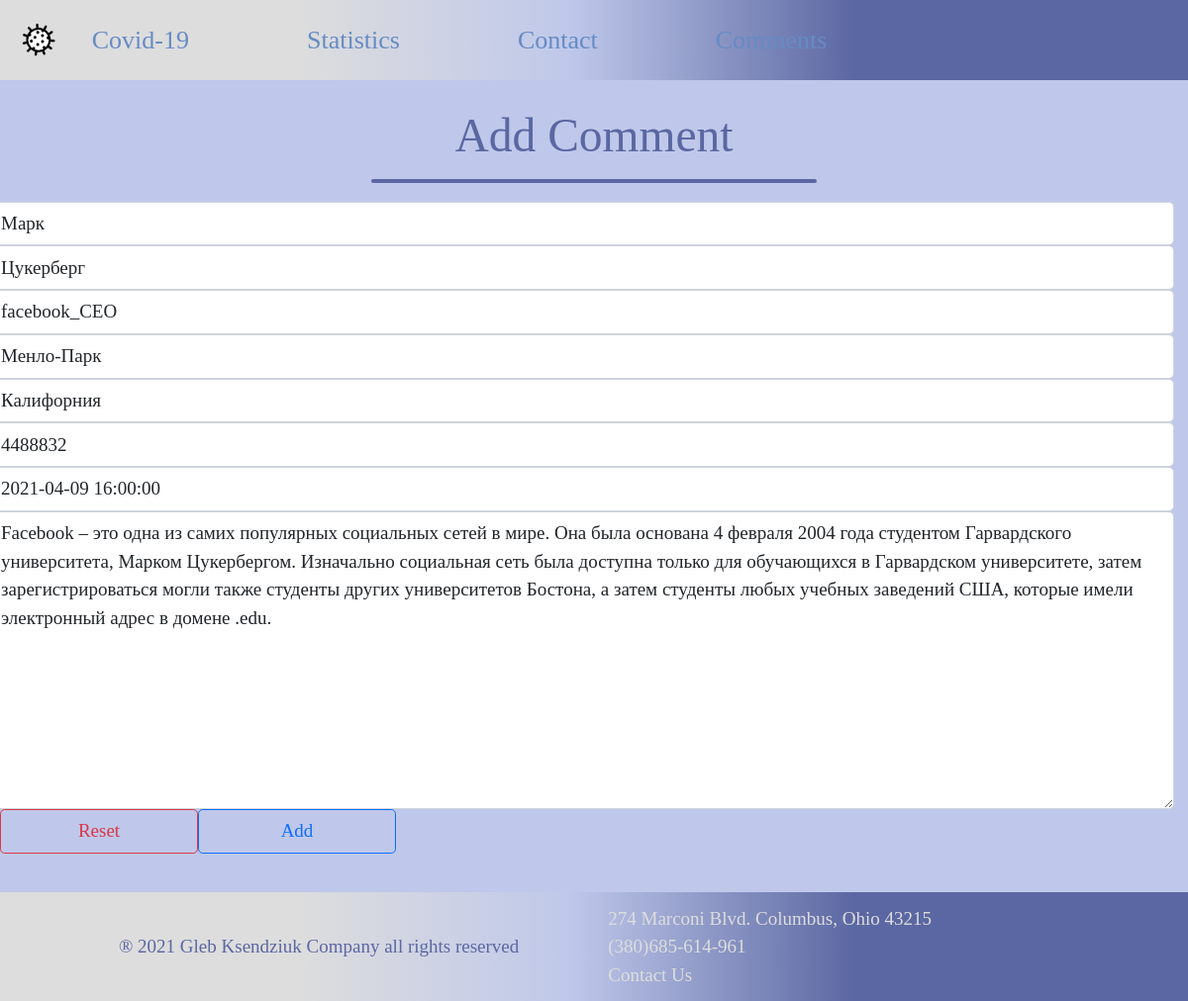
Page /comments/3/update on the committed database.
### covid/models.py (models this page shows, shortened)
class Article(models.Model):
    first_name = models.CharField('Имя', max_length=50)
    last_name = models.CharField('Фамилия', max_length=70)
    username = models.CharField('Псевдоним', max_length=50)
    city = models.CharField('Город', max_length=70)
    state = models.CharField('Штат', max_length=50)
    zip = models.CharField('Zip-code', max_length=50)
    comment = models.TextField('Комментарий')
    date = models.DateTimeField('Дата комментария')
    class Meta:
        verbose_name = 'Комментарий'
        verbose_name_plural = 'Комментарии'

### covid/views.py (the view)
# urls.py: path('comments/<int:pk>/update',views.CommentsUpdateView.as_view(),name='commencts_update'),
class CommentsUpdateView(UpdateView):
    model = Article
    template_name = 'covid/contact.html'
    context_object_name = 'article'
    form_class = ArticleForm

### covid/templates/covid/contact.html (shortened to what this page needs)
{% extends 'covid/base.html' %}
{% block body %}
    <div>
        <h1 class="d-flex justify-content-center pb-1 pt-4">Add Comment</h1>
        <div class="purple mb-3"></div>
        <form class="row w-100 needs-validation" novalidate method="post">
            {{ form.first_name }}
            {{ form.last_name }}
            {{ form.username }}
            {{ form.city }}
            {{ form.state }}
            {{ form.zip }}
            {{ form.date }}
            {{ form.comment }}
            <div class="col-2">
                <button type="reset" class="btn btn-outline-danger" tabindex="7" type="reset">Reset</button>
            </div>
            <div class="col-2">
                <button type="submit" class="btn btn-outline-primary" tabindex="8" value="Submit">Add</button>
            </div>
    </div>
{% endblock body %}

### core/static/css/style.css (style rules this page uses)
* { font-family: "Banny Bold Round"; color: #5b67a2; font-size: 19px; }
body { background-color: rgba(191, 200, 234, 1); }
.purple { margin: 0 auto; width: 450px; height: 4px; border-radius: 8px; background-color: rgba(91, 103, 162, 1); }
button { width: 200px; border-radius: 8px; border: 1px solid rgba(91, 103, 162, 1); margin-bottom: 30px; text-align: center; }

### rows in the picture
Article: first_name "Марк", last_name "Цукерберг", username "facebook_CEO", city "Менло-Парк", state "Калифорния", zip "4488832", date "2021-04-09 16:00:00", comment "Facebook – это одна из самих популярных социальных сетей в мире. Она была основана 4 февраля 2004 года студентом Гарвардского университета, Марком Цукербергом. Изначально социальная сеть была доступна только для обучающихся в Гарвардском университете, затем зарегистрироваться могли также студенты других университетов Бостона, а затем студенты любых учебных заведений США, которые имели электронный адрес в домене .edu."
